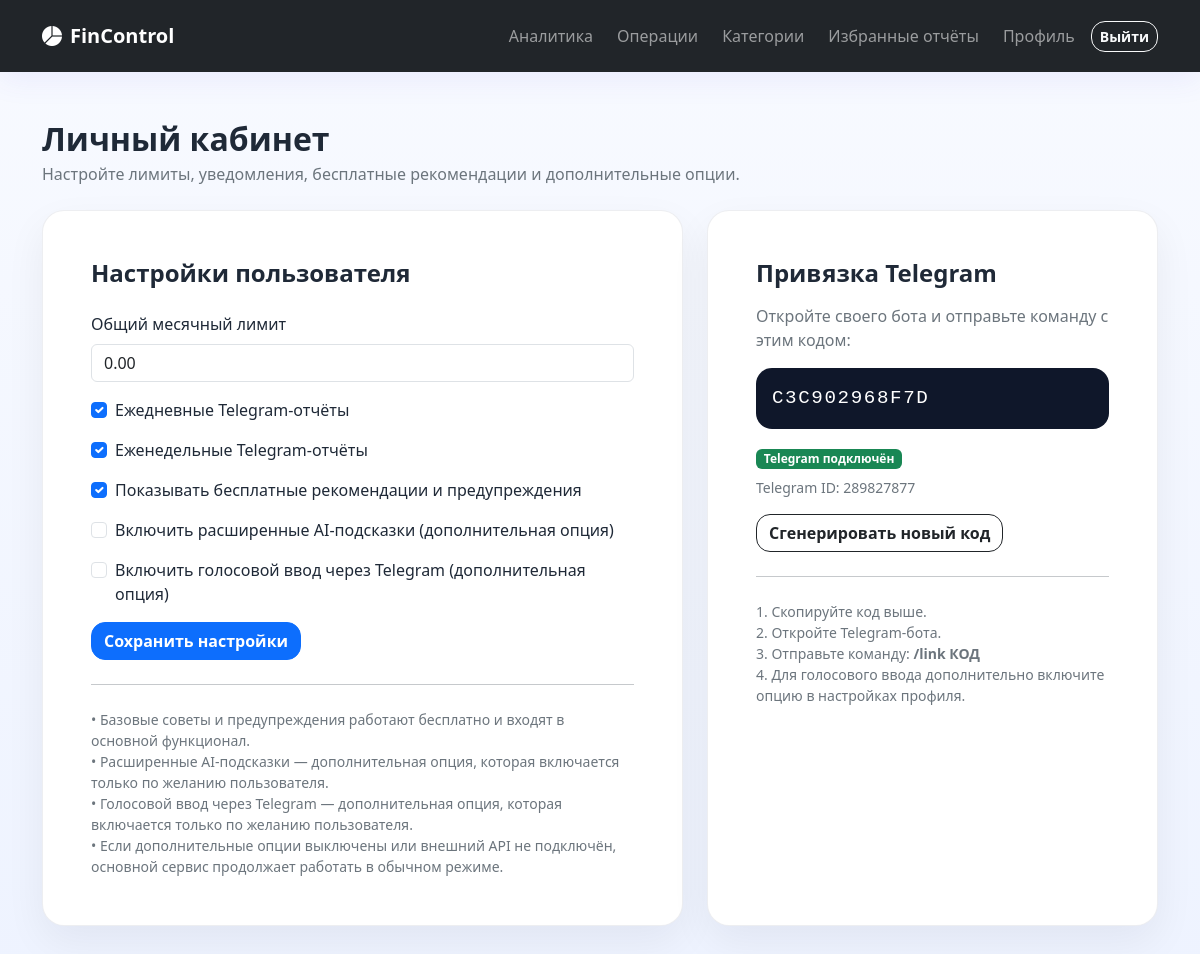
Screenshot of /profile/ (signed in) with the database file from the repository.
### core/models.py (models this page shows, shortened)
class UserProfile(models.Model):
    user = models.OneToOneField(User, on_delete=models.CASCADE, related_name="profile")
    telegram_id = models.BigIntegerField(blank=True, null=True, unique=True)
    telegram_link_code = models.CharField(max_length=32, unique=True, default="", blank=True)
    budget_limit = models.DecimalField(max_digits=12, decimal_places=2, default=0)
    daily_reports_enabled = models.BooleanField(default=True)
    weekly_reports_enabled = models.BooleanField(default=False)
    recommendations_enabled = models.BooleanField(default=True)
    ai_advice_enabled = models.BooleanField(default=False)
    telegram_voice_enabled = models.BooleanField(default=False)
    updated_at = models.DateTimeField(auto_now=True)

### core/views.py (the view)
# urls.py: path("profile/", profile_view, name="profile"),
@login_required
def profile_view(request: HttpRequest) -> HttpResponse:
    profile = request.user.profile
    if request.method == "POST" and request.POST.get("action") == "regenerate_code":
        profile.regenerate_telegram_code()
        messages.success(request, "Новый код привязки Telegram успешно создан.")
        return redirect("profile")
    if request.method == "POST":
        form = ProfileForm(request.POST, instance=profile)
        if form.is_valid():
            form.save()
            messages.success(request, "Настройки профиля сохранены.")
            return redirect("profile")
    else:
        form = ProfileForm(instance=profile)
    return render(request, "core/profile.html", {"form": form, "profile": profile})

### templates/core/profile.html (shortened to what this page needs)
{% extends 'base.html' %}
{% block content %}
<div class="mb-4">
    <h1 class="h2 fw-bold mb-1">Личный кабинет</h1>
    <p class="text-secondary mb-0">Настройте лимиты, уведомления, бесплатные рекомендации и дополнительные опции.</p>
</div>
<div class="row g-4">
    <div class="col-lg-7">
        <div class="fc-card p-4 p-lg-5 h-100">
            <h2 class="h4 fw-bold mb-4">Настройки пользователя</h2>
            <form method="post">
                {% for field in form %}
                    <div class="mb-3">
                        {% if field.field.widget.input_type == 'checkbox' %}
                            <div class="form-check">
                                {{ field }}
                                <label class="form-check-label">{{ field.label }}</label>
                            </div>
                        {% else %}
                            <label class="form-label">{{ field.label }}</label>
                            {{ field }}
                        {% endif %}
                    </div>
                {% endfor %}
                <button type="submit" class="btn btn-primary">Сохранить настройки</button>
            </form>
            <hr class="my-4">
            <div class="small text-secondary">
                • Базовые советы и предупреждения работают бесплатно и входят в основной функционал.<br>
                • Расширенные AI-подсказки — дополнительная опция, которая включается только по желанию пользователя.<br>
                • Голосовой ввод через Telegram — дополнительная опция, которая включается только по желанию пользователя.<br>
                • Если дополнительные опции выключены или внешний API не подключён, основной сервис продолжает работать в обычном режиме.
            </div>
        </div>
    </div>
    <div class="col-lg-5">
        <div class="fc-card p-4 p-lg-5 h-100">
            <h2 class="h4 fw-bold mb-3">Привязка Telegram</h2>
            <p class="text-secondary">Откройте своего бота и отправьте команду с этим кодом:</p>
            <div class="fc-code-box mb-3">{{ profile.telegram_link_code }}</div>
            <div class="mb-3">
                {% if profile.telegram_id %}
                    <span class="badge text-bg-success">Telegram подключён</span>
                    <div class="small text-secondary mt-2">Telegram ID: {{ profile.telegram_id }}</div>
                {% else %}
                    <span class="badge text-bg-secondary">Telegram пока не подключён</span>
                    <div class="small text-secondary mt-2">Если вы уже отправили команду боту, эта страница сама обновится через несколько секунд.</div>
                {% endif %}
            </div>
            <form method="post">
                <button type="submit" class="btn btn-outline-dark">Сгенерировать новый код</button>
            </form>
            <hr class="my-4">
            <div class="small text-secondary">
                1. Скопируйте код выше.<br>
                2. Откройте Telegram-бота.<br>
                3. Отправьте команду: <strong>/link КОД</strong><br>
                4. Для голосового ввода дополнительно включите опцию в настройках профиля.
            </div>
        </div>
    </div>
</div>
{% endblock %}

### static/css/styles.css (style rules this page uses)
:root { --fc-bg: #f6f8fc; --fc-card: #ffffff; --fc-text: #1f2937; --fc-muted: #6b7280; --fc-primary: #4f46e5; --fc-success: #10b981; --fc-danger: #ef4444; --fc-warning: #f59e0b; --fc-border: #e5e7eb; }
body { background: linear-gradient(180deg, #f8faff 0%, #eef3ff 100%); color: var(--fc-text); font-family: "Segoe UI", Tahoma, Geneva, Verdana, sans-serif; }
.fc-card { background: var(--fc-card); border: 1px solid rgba(229, 231, 235, 0.7); border-radius: 22px; box-shadow: 0 16px 40px rgba(15, 23, 42, 0.06); }
.fc-code-box { font-family: Consolas, monospace; font-size: 1.2rem; background: #0f172a; color: #ffffff; border-radius: 16px; padding: 1rem; letter-spacing: 0.1rem; }
.btn { border-radius: 14px; font-weight: 600; }

### rows the page displays
UserProfile: form "0.00", form "☑" "☑" "☑", telegram_link_code "C3C902968F7D", telegram_id "289827877"

### other values shown
{{ field.label }} "Общий месячный лимит"
{{ field.label }} "Ежедневные Telegram-отчёты" "Еженедельные Telegram-отчёты" "Показывать бесплатные рекомендации и предупреждения" "Включить расширенные AI-подсказки (дополнительная опция)" "Включить голосовой ввод через Telegram (дополнительная опция)"
